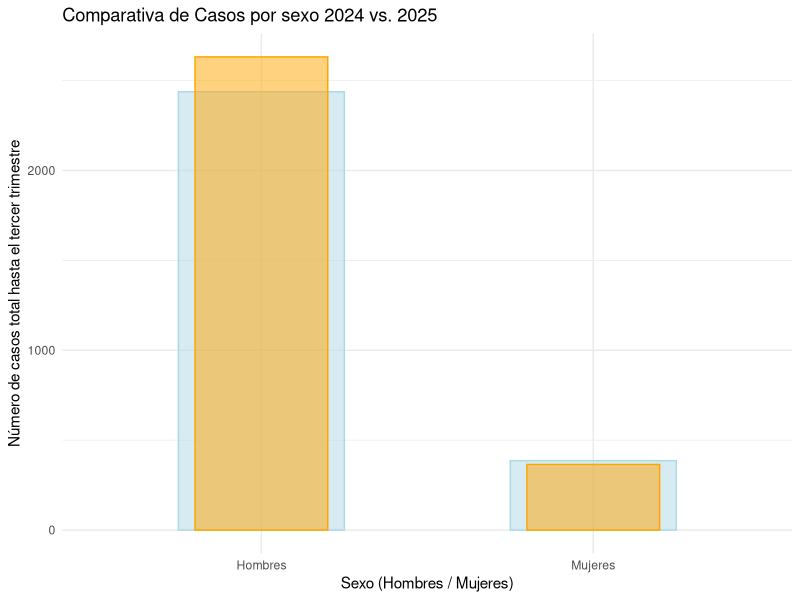
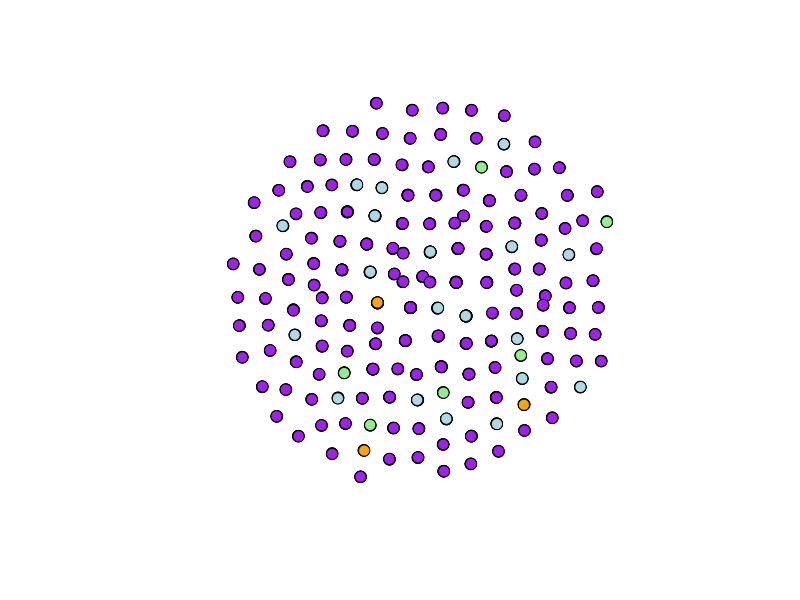
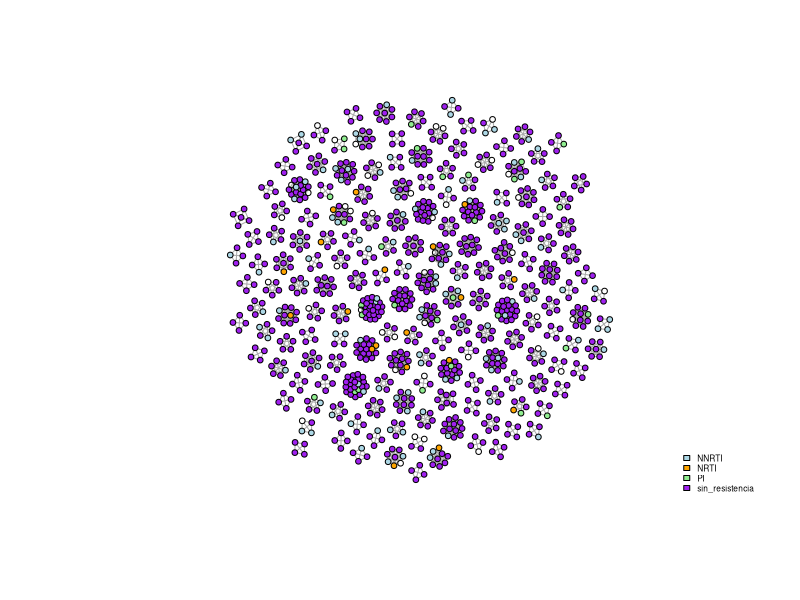
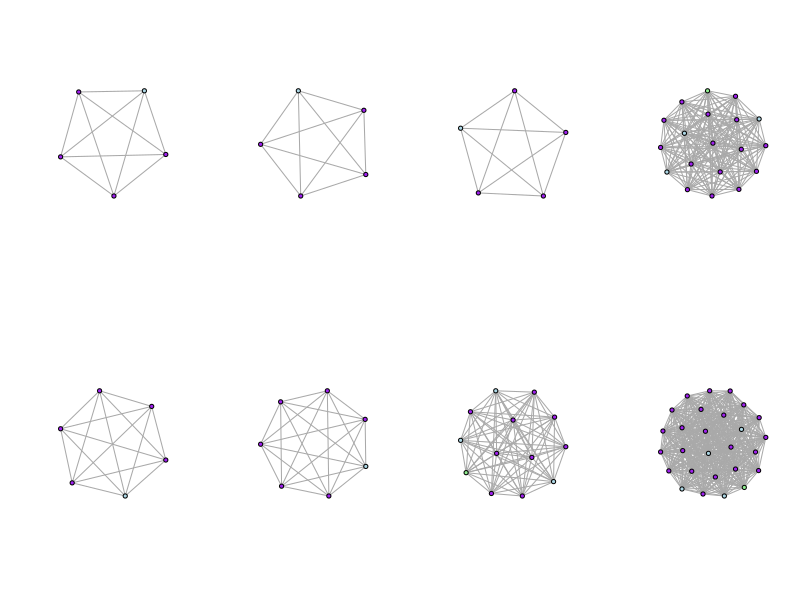
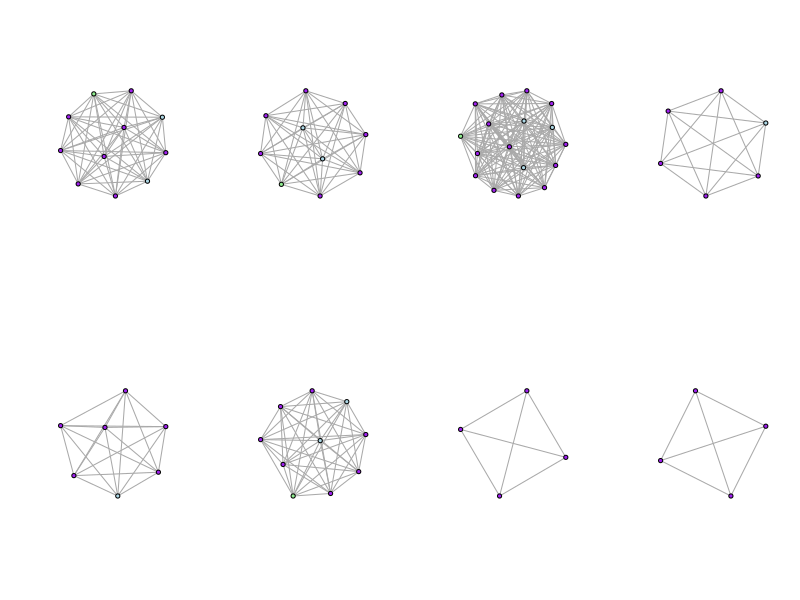
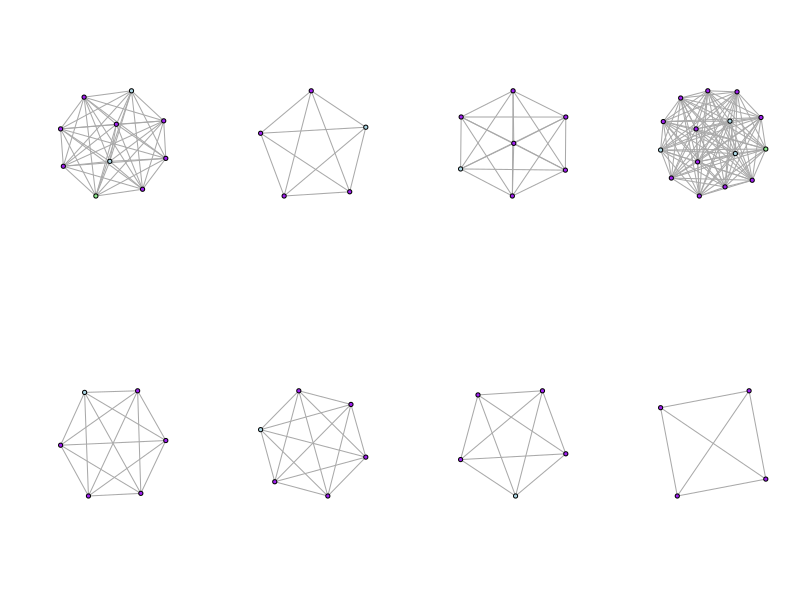
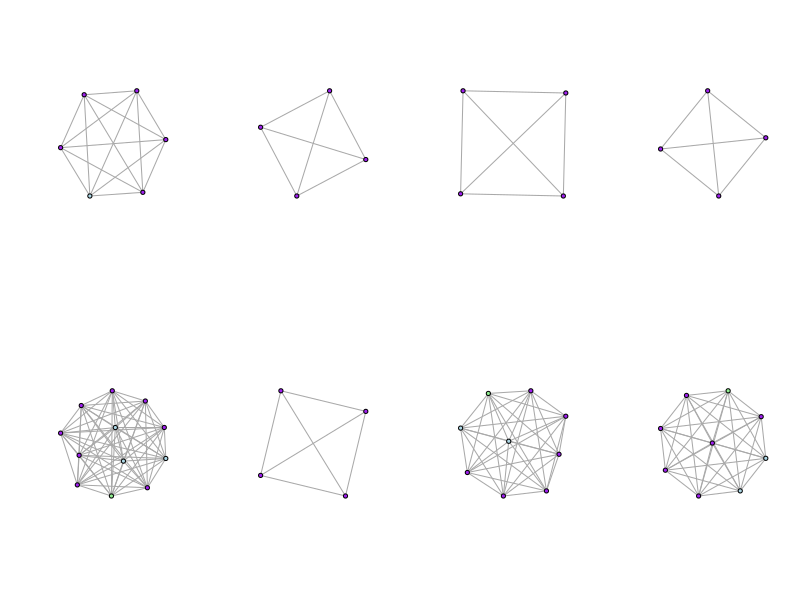
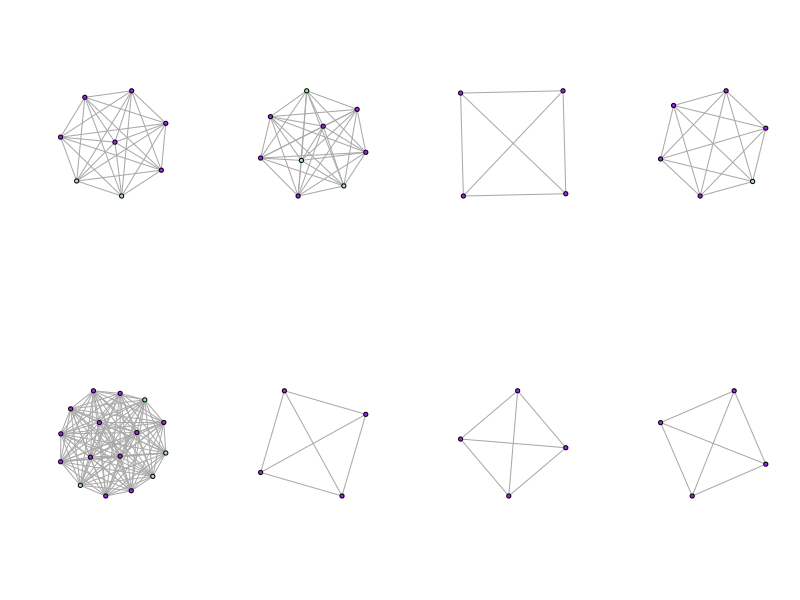

R code for these plots, in order:

# Tablas de nuevos casos #

casos_2024 <- data.frame(
  Sexo = c("Hombres", "Mujeres"),
  Casos = c(2438, 386)
)

casos_2024$Total_de_casos <- sum(casos_2024$Casos)
casos_2024

casos_2025 <- data.frame(
  Sexo = c("Hombres", "Mujeres"),
  Casos = c(2632, 365)
)

casos_2025$Total_de_casos <- sum(casos_2025$Casos)
casos_2025

# Gráfica de barras de nuevos casos #
library(ggplot2)
nuevos_casos <- ggplot() +
  geom_col(data = casos_2024, aes(x=Sexo, y=Casos),
           fill = "lightblue", colour = "lightblue", 
           alpha = 0.5, width = 0.5) +
  geom_col(data = casos_2025, aes(x= Sexo, y=Casos),
           fill = "orange", colour = "orange", 
           alpha = 0.5, width = 0.4) +
  labs(
    title = "Comparativa de Casos por sexo 2024 vs. 2025", 
    x = "Sexo (Hombres / Mujeres)",
    y = "Número de casos total hasta el tercer trimestre") +
  theme_minimal()
#Para poder ver el cambio busque como hacer transparentes las barras, esa información 
#la obtuve de acá: GeeksforGeeks. (2025, 16 abril). Transparent Scatterplot 
#Points in Base R and ggplot2. GeeksforGeeks. 
#https://www-geeksforgeeks-org.translate.goog/r-language/transparent-scatterplot-points-in-base-r-and-ggplot2/?_x_tr_sl=en&_x_tr_tl=es&_x_tr_hl=es&_x_tr_pto=tc&_x_tr_hist=true

plot(nuevos_casos)

###############################################################################

library(igraph)
library(dplyr)

vih_data<-read.csv("vih_red_completa.csv")

#modificar la base de datos para corregir un error#

library(tidyverse)
vih_data_r <- vih_data$resistencia=="Sin resistencia"
vih_data$resistencia[vih_data_r] <- "sin_resistencia"

conexiones <- vih_data %>%
  filter(cluster_id != 0 & cd4_a < 200) %>%    # Seleccionamos solo aquellos en clusters y con conteo de linfocitos CD4  mayor a 500
  group_by(cluster_id) %>%      # Agrupamos mediante este criterio
  filter(n() >= 4) %>%          # Excluye clusters con menos de 4 individuos
  summarise(pares = list(combn(id_muestra, 2, simplify = F))) %>% 
            # Nuevo df, "pares" que contiene las combinaciones del id según su cluster
  tidyr::unnest(pares) %>%  # Deshanida la lista anterior para que igraph pueda leerla
  mutate(from = sapply(pares, `[[`, 1),      # Genera dos nuevas columnas "from" y "to" 
         to   = sapply(pares, `[[`, 2)) %>%  # señalando de dónde sale y a dónde llega 
  select(from, to)            # Se descarta la columna "pares"

colores  <- c("NNRTI" = "lightblue", "NRTI"="orange", 
              "PI"="lightgreen", "sin_resistencia"="purple")

g <- graph_from_data_frame(conexiones, directed = F)

plot(g, vertex.label = NA,  vertex.size  = 6, 
     vertex.color = colores[vih_data$resistencia])

vcount(g) # Número de nodos
ecount(g) # Número de conexiones

# Tabla de datos limpia con los datos que vamos a utilizar #

columnas_non <- c("colonia", "municipio", "cp", "seguridad_social") #crear un nuevo 
#objeto en el que indiquemos las columnas que no necesitamos#

vih_data_limpia <-vih_data[, !names(vih_data) %in% columnas_non] #para no modificar 
#nuestra base de datos original, creamos una nueva tabla, ahí indicamos de donde va 
#a tomar los datos de las columnas a borrar#

#haremos la comparación de edad con varias categorías, así que vamos a eliminar 
#aquellos datos que no tengan edad para que quede mejor la tabla#

vih_data_limpia <- vih_data_limpia[vih_data_limpia$edad != "", ]
#en la tabla no hay "0" o "NA", son simplemente espacios vacíos, por lo que en la 
#base de datos limpia vamos a indicar de que columna queremos eliminar esos espacios
#vacíos#

# Comparación de los datos obtenidos de la base de datos #

################################################################################

write_graph(g, "red_VIHP1.graphml", format = "graphml") 
# Exportar para visualizar en Cytoscape pero no sirvió


###############################################################################

conexiones_buena <- vih_data_limpia %>%
  filter(cluster_id != 0 & cd4_a < 200) %>%    # Seleccionamos solo aquellos en clusters y con conteo de linfocitos CD4  mayor a 500
  group_by(cluster_id) %>%      # Agrupamos mediante este criterio
  filter(n() >= 4) %>%          # Excluye clusters con menos de 4 individuos
  summarise(pares = list(combn(id_muestra, 2, simplify = F))) %>% 
  # Nuevo df, "pares" que contiene las combinaciones del id según su cluster
  tidyr::unnest(pares) %>%  # Deshanida la lista anterior para que igraph pueda leerla
  mutate(from = sapply(pares, `[[`, 1),      # Genera dos nuevas columnas "from" y "to" 
         to   = sapply(pares, `[[`, 2)) %>%  # señalando de dónde sale y a dónde llega 
  select(from, to)            # Se descarta la columna "pares"


g2 <- graph_from_data_frame(conexiones_buena, directed = F)

vcount(g2) ## corroborar si se hizo bien la base 

############## graficar completo ###############3

layout <- layout_with_graphopt(g2, niter  = 15000, charge = 0.08)


plot(g2,
     vertex.label = NA,
     vertex.size = 3,
     vertex.color = colores[vih_data_limpia$resistencia],
     layout = layout)

legend("bottomright",
       legend = names(colores),
       fill   = colores,
       cex    = 0.5,
       bty    = "n")


########### graficar por clusters  ##############

par(mfrow = c(2, 4))

subg <- decompose(g2)

for (sg in subg) {
  plot(sg, vertex.label = NA,  vertex.size  = 8, 
       vertex.color = colores[vih_data_limpia$resistencia])
}

legend("bottomright",
       legend = names(colores),
       fill   = colores,
       cex    = 0.5,
       bty    = "n")

par(mfrow = c(1, 1))

###################################################################################

library(ggplot2)

# Gráfica para comparar los niveles de linfocitos CD4 por rango de edad #

ggplot(vih_data_limpia, aes(x = edad_rango, y = cd4_a)) +
  geom_boxplot(fill = "pink3", color = "pink2") +
  labs(
    title = "Conteo de linfocitos CD4 por rango de edad", 
    x = "Rango de edad", 
    y = "Conteo de células CD4"
  ) 

# Gráfica para comparar los niveles de carga de virulencia por rango de edad #

ggplot(vih_data_limpia, aes(x = edad_rango, y = cv)) +
  geom_boxplot(fill = "red3", color = "red4") +
  labs(
    title = "Nivel de carga viral por rango de edad", 
    x = "Rango de edad", 
    y = "Carga viral"
  ) 

# Gráfica de resistencia con la toma de las muestras #

#Para poder hacer esta gráfica hay que crear una nueva tabla, en donde agrupemos los
#valores de "resistencia" a un solo valor, porque realmente no nos interesa mucho 
#el tipo de resistencia, solo ver como va cambiando el panorama de la resistencia
#a lo largo de los años#
tabla_resistencia <- data.frame(
  ID = vih_data_limpia$id_muestra,
  m_a = substr(vih_data_limpia$`fecha_toma`, 1, 7)
)

tabla_resistencia$Resistente[vih_data_limpia$resistencia == "sin_resistencia"] <- 0 
tabla_resistencia$Resistente[vih_data_limpia$resistencia == "NRTI"] <- 1
tabla_resistencia$Resistente[vih_data_limpia$resistencia == "NNRTI"] <- 1
tabla_resistencia$Resistente[vih_data_limpia$resistencia == "PI"] <- 1
tabla_resistencia$Resistente[vih_data_limpia$resistencia == "Compleja"] <- 1
tabla_resistencia$Resistente[vih_data_limpia$resistencia == "Pendiente"] <- 1

tabla_resistencia <- na.omit(tabla_resistencia) #función para eliminar aquellos
#datos que salgan con "NA"#

#Una vez que tenemos esta nueva tabla con los valores que necesitamos y que ya 
#filtramos nuestra base de datos, vamos a creaun una gráfica en donde podamos 
#visualizar el número de casos con y sin resistencia con el paso del tiempo#
nuevos_casos <- ggplot(tabla_resistencia, aes(x = m_a, fill = as.factor(Resistente))) +
  geom_bar(position = "dodge") +
  labs(
    title = "Distribución Mensual de Casos con y sin resistencia",
    x = "Fecha de toma de muestra (Mes y Año)",
    y = "Número total de pacientes"
  ) +
  scale_fill_manual(
    values = c("lightblue3", "red3"),
    labels = c("Sin resistencia", "Con resistencia")
  ) +
  theme(
    axis.text.x = element_text(angle = 45, hjust = 1),
    legend.position = "top"
  ) #aquí busque en Rpubs para ver como acomodar las etiquetas y que se entendieran
#y lo saqué de acá: Heiss, A. (2022, 23 junio). Quick and easy ways to deal with 
#long labels in ggplot2 | Andrew Heiss. Andrew Heiss.
#https://www-andrewheiss-com.translate.goog/blog/2022/06/23/long-labels-ggplot/?_x_tr_sl=en&_x_tr_tl=es&_x_tr_hl=es&_x_tr_pto=tc

nuevos_casos
